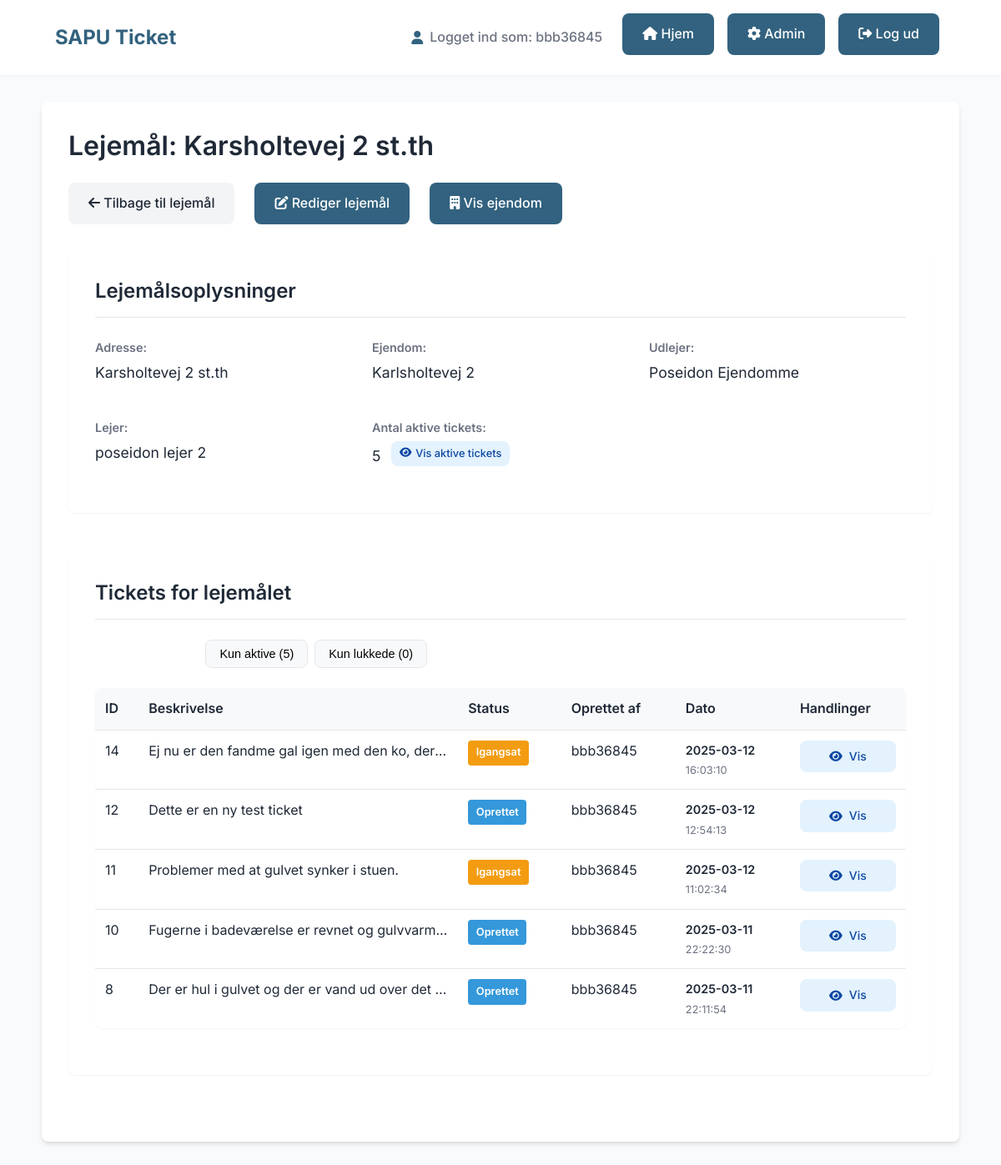
Page /admin/units/view/15 (signed in) on the committed database.
### tables this page shows
CREATE TABLE users (
    id INTEGER PRIMARY KEY AUTOINCREMENT,
    username TEXT NOT NULL UNIQUE,
    password_hash TEXT NOT NULL,
    role TEXT,
    invitation_token TEXT,
    invited_by INTEGER,
    unit_id INTEGER, company_name TEXT, phone TEXT, address TEXT, cvr TEXT, speciality TEXT, email TEXT,
    FOREIGN KEY (invited_by) REFERENCES users(id),
    FOREIGN KEY (unit_id) REFERENCES units(id)
);

CREATE TABLE units (
    id INTEGER PRIMARY KEY AUTOINCREMENT,
    address TEXT NOT NULL,
    property_id INTEGER NOT NULL,
    tenant_id INTEGER,
    FOREIGN KEY (property_id) REFERENCES properties(id),
    FOREIGN KEY (tenant_id) REFERENCES users(id)
);

CREATE TABLE properties (
    id INTEGER PRIMARY KEY AUTOINCREMENT,
    name TEXT NOT NULL,
    owner_id INTEGER NOT NULL,
    adresse TEXT NOT NULL,
    postnummer TEXT NOT NULL,
    by TEXT NOT NULL,
    FOREIGN KEY (owner_id) REFERENCES users(id)
);

CREATE TABLE tickets (
    id INTEGER PRIMARY KEY AUTOINCREMENT,
    lejer TEXT NOT NULL,
    beskrivelse TEXT NOT NULL,
    status TEXT NOT NULL,
    udlejer TEXT NOT NULL,
    håndværker TEXT,
    user_id INTEGER,
    unit_id INTEGER NOT NULL, created_at TIMESTAMP, updated_at TIMESTAMP, requires_bid BOOLEAN DEFAULT 0, bid_accepted BOOLEAN DEFAULT 0, craftsman_id INTEGER, craftsman_status TEXT DEFAULT 'pending',
    FOREIGN KEY (user_id) REFERENCES users(id),
    FOREIGN KEY (unit_id) REFERENCES units(id)
);

### app.py (the view, shortened to what this page needs)
@app.route("/admin/units/view/<int:unit_id>")
@flask_login.login_required
def view_unit(unit_id):
    conn = get_db_connection()
    try:
        unit = conn.execute('SELECT * FROM units WHERE id = ?', (unit_id,)).fetchone()
        if not unit:
            flash('Lejemålet blev ikke fundet.', 'error')
            if flask_login.current_user.role == 'admin':
                return redirect(url_for('admin_units'))
            else:
                return redirect(url_for('udlejer_kontrolpanel'))
        property_data = conn.execute('SELECT * FROM properties WHERE id = ?', (unit['property_id'],)).fetchone()
        if not property_data:
            flash('Ejendommen blev ikke fundet.', 'error')
            if flask_login.current_user.role == 'admin':
                return redirect(url_for('admin_units'))
            else:
                return redirect(url_for('udlejer_kontrolpanel'))
        if flask_login.current_user.role == 'udlejer':
            if property_data['owner_id'] != flask_login.current_user.id:
                flash('Du har ikke adgang til at se dette lejemål.', 'error')
                return redirect(url_for('udlejer_kontrolpanel'))
        elif flask_login.current_user.role != 'admin':
            flash('Du har ikke adgang til denne side.', 'error')
            return redirect(url_for('index'))
        owner = conn.execute('SELECT * FROM users WHERE id = ?', (property_data['owner_id'],)).fetchone()
        tenant = None
        if unit['tenant_id']:
            tenant = conn.execute('SELECT * FROM users WHERE id = ?', (unit['tenant_id'],)).fetchone()
        tickets = conn.execute('''
            SELECT t.*, u.username as creator_name
            FROM tickets t
            LEFT JOIN users u ON t.user_id = u.id
            WHERE t.unit_id = ?
            ORDER BY t.created_at DESC
        ''', (unit_id,)).fetchall()
        active_tickets = [t for t in tickets if t['status'].lower() != 'lukket']
        closed_tickets = [t for t in tickets if t['status'].lower() == 'lukket']
        return render_template(
            "admin_view_unit.html",
            unit=unit,
            property=property_data,
            owner=owner,
            tenant=tenant,
            active_tickets=active_tickets,
            closed_tickets=closed_tickets
        )
    finally:
        conn.close()

### app.py (called while the page is built)
@login_manager.user_loader
def load_user(user_id):
    conn = get_db_connection()
    user = conn.execute('SELECT * FROM users WHERE id = ?', (user_id,)).fetchone()
    conn.close()
    if user:
        return User(user['id'], user['username'], user['password_hash'], user['role'], user['invitation_token'],
                    user['invited_by'], user['unit_id'])
    return None

@app.context_processor
def inject_login():
    return dict(flask_login=flask_login)

def get_db_connection():
    conn = sqlite3.connect(DATABASE)
    conn.row_factory = sqlite3.Row
    return conn

### templates/admin_view_unit.html (shortened to what this page needs)
{% extends "base.html" %}
{% block content %}
<div class="container">
    <h1>Lejemål: {{ unit.address }}</h1>
    <div class="action-bar top-actions">
        <a href="{{ url_for('admin_units') }}" class="button-lookalike button-secondary">
            <i class="fas fa-arrow-left"></i> Tilbage til lejemål
        </a>
        <a href="{{ url_for('edit_unit', unit_id=unit.id) }}" class="button-lookalike">
            <i class="fas fa-edit"></i> Rediger lejemål
        </a>
        <a href="{{ url_for('view_property', property_id=property.id) }}" class="button-lookalike">
            <i class="fas fa-building"></i> Vis ejendom
        </a>
    </div>
    <div class="admin-section">
        <h2>Lejemålsoplysninger</h2>
        <div class="property-details">
            <div class="detail-group">
                <div class="detail-label">Adresse:</div>
                <div class="detail-value">{{ unit.address }}</div>
            </div>
            <div class="detail-group">
                <div class="detail-label">Ejendom:</div>
                <div class="detail-value">{{ property.name }}</div>
            </div>
            <div class="detail-group">
                <div class="detail-label">Udlejer:</div>
                <div class="detail-value">{{ owner.username }}</div>
            </div>
            <div class="detail-group">
                <div class="detail-label">Lejer:</div>
                <div class="detail-value">
                    {% if tenant %}
                        {{ tenant.username }}
                    {% else %}
                        <span class="empty-value">Ingen lejer</span>
                    {% endif %}
                </div>
            </div>
            <div class="detail-group">
                <div class="detail-label">Antal aktive tickets:</div>
                <div class="detail-value">
                    {{ active_tickets|length }}
                    {% if active_tickets|length > 0 %}
                        <a href="#tickets-section" class="button-lookalike button-small view-button" onclick="filterTickets('active')">
                            <i class="fas fa-eye"></i> Vis aktive tickets
                        </a>
                    {% endif %}
                </div>
            </div>
        </div>
    </div>
    <div class="admin-section" id="tickets-section">
        <h2>Tickets for lejemålet</h2>
        {% if active_tickets or closed_tickets %}
            <div class="filter-buttons">
                <button class="filter-button active" data-filter="all">Alle tickets ({{ active_tickets|length + closed_tickets|length }})</button>
                <button class="filter-button" data-filter="active">Kun aktive ({{ active_tickets|length }})</button>
                <button class="filter-button" data-filter="closed">Kun lukkede ({{ closed_tickets|length }})</button>
            </div>
            <table id="tickets-table">
                <thead>
                    <tr>
                        <th>ID</th>
                        <th>Beskrivelse</th>
                        <th>Status</th>
                        <th>Oprettet af</th>
                        <th>Dato</th>
                        <th>Handlinger</th>
                    </tr>
                </thead>
                <tbody>
                    {% for ticket in active_tickets + closed_tickets %}
                    <tr class="ticket-row {% if ticket.status|lower == 'lukket' %}closed-ticket{% else %}active-ticket{% endif %}">
                        <td data-label="ID">{{ ticket.id }}</td>
                        <td data-label="Beskrivelse" class="description-cell">
                            <div class="description-short">
                                {% if ticket.beskrivelse %}
                                    {{ ticket.beskrivelse[:50] }}{% if ticket.beskrivelse|length > 50 %}...{% endif %}
                                {% else %}
                                    Ingen beskrivelse
                                {% endif %}
                            </div>
                        </td>
                        <td data-label="Status">
                            <span class="status-badge status-{{ ticket.status|lower|replace(' ', '-') }}">{{ ticket.status }}</span>
                        </td>
                        <td data-label="Oprettet af">{{ ticket.creator_name or 'Ukendt' }}</td>
                        <td data-label="Dato">
                            <div class="date-display">
                                {% if ticket.created_at %}
                                    <div class="date-day">{{ ticket.created_at.split(' ')[0] }}</div>
                                    <div class="date-time">{{ ticket.created_at.split(' ')[1] }}</div>
                                {% else %}
                                    <div class="date-day">Ukendt</div>
                                {% endif %}
                            </div>
                        </td>
                        <td data-label="Handlinger">
                            <div class="action-buttons">
                                <a href="{{ url_for('ticket_detail', ticket_id=ticket.id) }}" class="button-lookalike action-button view-button">
                                    <i class="fas fa-eye"></i> Vis
                                </a>
                            </div>
                        </td>
                    </tr>
                    {% endfor %}
                </tbody>
            </table>
        {% else %}
            <p class="empty-message">Der er ingen tickets for dette lejemål.</p>
        {% endif %}
    </div>
</div>
{% endblock %}

### templates/base.html (shortened to what this page needs)
<!DOCTYPE html>
<html lang="da">
<head>
    <link href="https://cdn.jsdelivr.net/npm/select2@4.1.0-rc.0/dist/css/select2.min.css" rel="stylesheet" />
    <link rel="stylesheet" href="https://cdnjs.cloudflare.com/ajax/libs/font-awesome/6.4.0/css/all.min.css">
</head>
<body>
    <div class="header">
        <div class="header-container">
            <div class="logo">SAPU Ticket</div>
            <div class="nav-links">
                {% if flask_login.current_user.is_authenticated %}
                    <div class="user-info">
                        <i class="fas fa-user"></i> Logget ind som: {{ flask_login.current_user.username }}
                    </div>
                    <a href="{{ url_for('index') }}" class="button-lookalike">
                        <i class="fas fa-home"></i> Hjem
                    </a>
                    {% if flask_login.current_user.role == 'admin' %}
                        <a href="{{ url_for('admin') }}" class="button-lookalike">
                            <i class="fas fa-cog"></i> Admin
                        </a>
                    {% endif %}
                    <a href="{{ url_for('logout') }}" class="button-lookalike">
                        <i class="fas fa-sign-out-alt"></i> Log ud
                    </a>
                {% else %}
                    <a href="{{ url_for('login') }}" class="button-lookalike">
                        <i class="fas fa-sign-in-alt"></i> Log ind
                    </a>
                {% endif %}
            </div>
        </div>
    </div>
    {% block content %}{% endblock %}
</body>
</html>

### templates/base.html (style rules this page uses)
:root { --primary-color: #32627f; --primary-hover: #264c61; --primary-light: #a8c5d3; --secondary-color: #f3f4f6; --secondary-hover: #e5e7eb; --text-color: #1f2937; --light-text: #6b7280; --border-color: #e5e7eb; --success-color: #10b981; --error-color: #ef4444; --warning-color: #f59e0b; --container-width: 1100px; --shadow-sm: 0 1px 2px 0 rgba(0, 0, 0, 0.05); --shadow: 0 4px 6px -1px rgba(0, 0, 0, 0.1), 0 2px 4px -1px rgba(0, 0, 0, 0.06); --shadow-lg: 0 10px 15px -3px rgba(0, 0, 0, 0.1), 0 4px 6px -2px rgba(0, 0, 0, 0.05); --radius: 0.5rem; --button-text: #ffffff; }
* { box-sizing: border-box; margin: 0; padding: 0; }
body { font-family: 'Inter', -apple-system, BlinkMacSystemFont, sans-serif; line-height: 1.6; color: var(--text-color); background-color: #f9fafb; padding: 0; margin: 0; }
h1, h2, h3, h4, h5, h6 { font-weight: 600; line-height: 1.3; color: var(--text-color); margin-bottom: 1rem; }
h1 { font-size: 2rem; margin-bottom: 1.5rem; }
h2 { font-size: 1.5rem; margin-top: 2rem; margin-bottom: 1rem; padding-bottom: 0.5rem; border-bottom: 1px solid var(--border-color); }
a { color: var(--primary-color); text-decoration: none; transition: color 0.2s; }
.container { max-width: var(--container-width); margin: 2rem auto; background: #fff; padding: 2rem; border-radius: var(--radius); box-shadow: var(--shadow); }
.header { background-color: white; box-shadow: var(--shadow-sm); padding: 1rem 0; margin-bottom: 2rem; }
.header-container { max-width: var(--container-width); margin: 0 auto; padding: 0 1rem; display: flex; justify-content: space-between; align-items: center; flex-wrap: wrap; }
.logo { font-size: 1.5rem; font-weight: 700; color: var(--primary-color); margin: 0.5rem 0; }
.nav-links { display: flex; flex-wrap: wrap; gap: 0.5rem; align-items: center; }
.user-info { display: flex; align-items: center; margin-right: 1rem; font-weight: 500; color: var(--light-text); }
.user-info i { margin-right: 0.5rem; color: var(--primary-color); }
form button[type="submit"], .button-lookalike, form input[type="submit"] { background-color: var(--primary-color); color: var(--button-text); padding: 0.75rem 1.5rem; border: none; border-radius: var(--radius); cursor: pointer; font-weight: 500; font-size: 1rem; text-decoration: none; display: inline-block; transition: all 0.2s ease; margin-right: 0.5rem; margin-bottom: 0.5rem; position: relative; overflow: hidden; }
.button-secondary { background-color: var(--secondary-color); color: var(--text-color); }
table { width: 100%; border-collapse: collapse; margin: 1.5rem 0; border-radius: var(--radius); overflow: hidden; box-shadow: var(--shadow-sm); }
th, td { padding: 1rem; text-align: left; border-bottom: 1px solid var(--border-color); }
th { background-color: var(--secondary-color); font-weight: 600; color: var(--text-color); }
tr:last-child td { border-bottom: none; }
td a { color: var(--primary-color); text-decoration: none; font-weight: 500; }
.status-badge { display: inline-block; padding: 5px 10px; border-radius: 4px; font-weight: bold; color: white; text-align: center; }
.status-oprettet { background-color: #3498db; }
.status-igangsat { background-color: #f39c12; }
.view-button { background-color: #e3f2fd; color: #0d47a1; }
.action-buttons { display: flex; gap: 0.5rem; flex-wrap: wrap; }
.action-buttons .button-lookalike { padding: 0.5rem 0.75rem; font-size: 0.875rem; margin: 0; }

### rows in the picture
users: current_user.username "bbb36845"
units: address "Karsholtevej 2 st.th"
properties: name "Karlsholtevej 2"
users: username "Poseidon Ejendomme"
users: username "poseidon lejer 2"
tickets: id "14", beskrivelse "Ej nu er den fandme gal igen med den ko, der…", status "Igangsat", username "bbb36845", created_at "2025-03-12", created_at "16:03:10"
tickets: id "12", beskrivelse "Dette er en ny test ticket", status "Oprettet", username "bbb36845", created_at "2025-03-12", created_at "12:54:13"
tickets: id "11", beskrivelse "Problemer med at gulvet synker i stuen.", status "Igangsat", username "bbb36845", created_at "2025-03-12", created_at "11:02:34"
tickets: id "10", beskrivelse "Fugerne i badeværelse er revnet og gulvvarm…", status "Oprettet", username "bbb36845", created_at "2025-03-11", created_at "22:22:30"
tickets: id "8", beskrivelse "Der er hul i gulvet og der er vand ud over det…", status "Oprettet", username "bbb36845", created_at "2025-03-11", created_at "22:11:54"

### other values in the picture
{{ active_tickets|length }} "5"
{{ closed_tickets|length }} "0"
